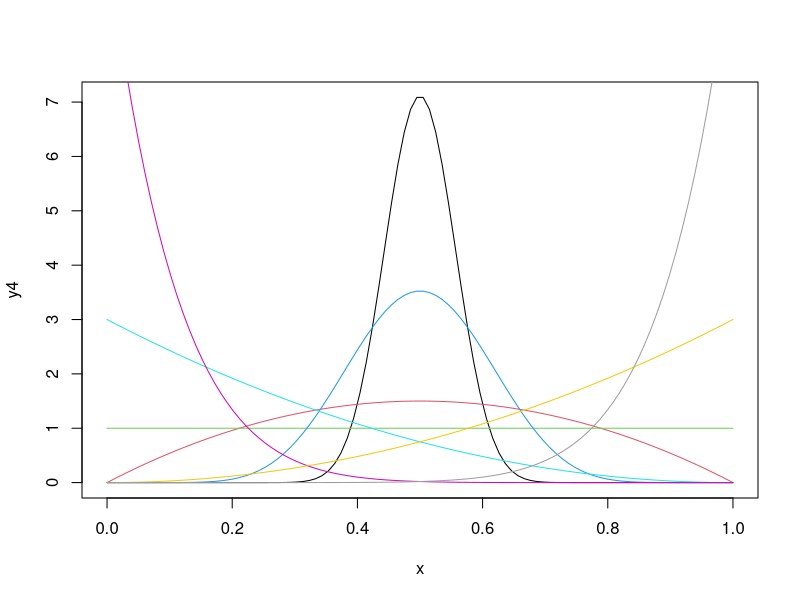
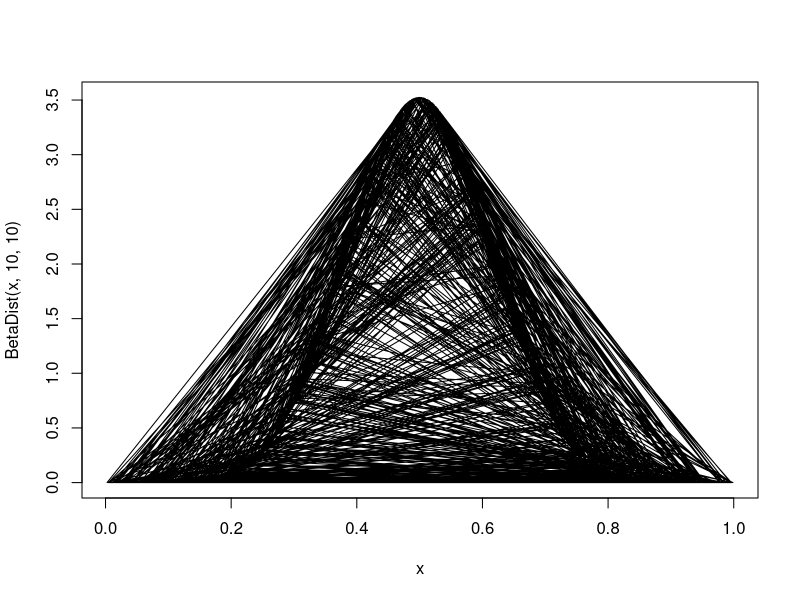

Reproduce these figures in R, in order.
# plots chapter 1

B <-  function(alpha, beta) {
  (gamma(alpha)*gamma(beta))/gamma(alpha+beta)
}

BetaDist <- function(x, alpha = 0.5, beta = 0.5) {
     ( ( x^(alpha-1) ) * (1 - x) ^ (beta - 1) ) / B(alpha, beta)
}

x <- seq(0,1, length = 100)
y1 <- BetaDist(x, 10, 10)
y2 <- BetaDist(x, 2, 2)
y3 <- BetaDist(x, 1, 1)
y4 <- BetaDist(x, 40, 40)
y5 <- BetaDist(x, 1, 3)
y6 <- BetaDist(x, 1, 10)
y7 <- BetaDist(x, 3, 1)
y8 <- BetaDist(x, 10, 1)

plot(x, y4, type="l")
lines(x, y2, type="l", col=2)
lines(x, y3, type="l", col=3)
lines(x, y1, type="l", col=4)
lines(x, y5, type="l", col=5)
lines(x, y6, type="l", col=6)
lines(x, y7, type="l", col=7)
lines(x, y8, type="l", col=8)

x <- runif(1000)
plot(x, BetaDist(x, 10, 10), type="l")
